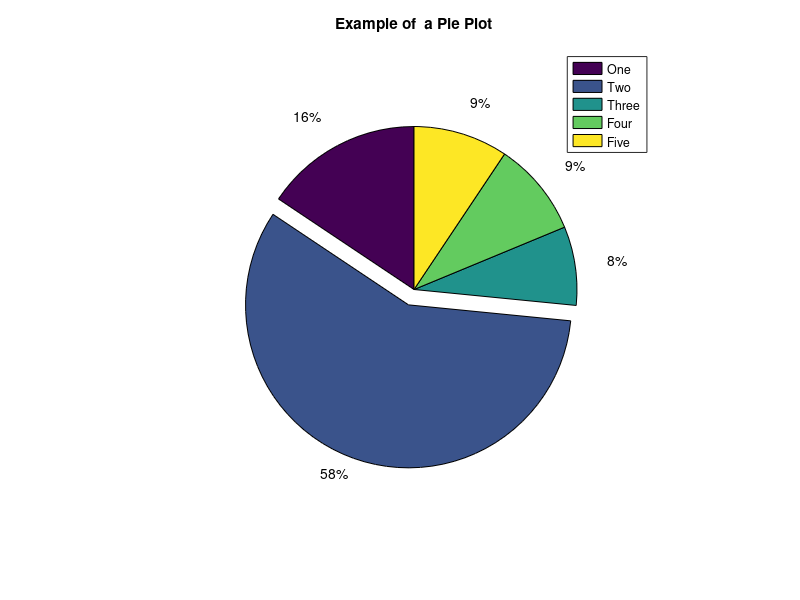

This figure's MATLAB source:
%
% Script file: Different_graphics.m
%
%Purpose:
% To draw different graphics
%  1. Neddle figure
%  2. pie figure
% 
%Record of revisions:
%Date           Programmer          Description of change
%=====          ==============      ===========================
%23-May-2018                        Original
% 
%Define variables:
%data     --Input data array


% Neddle figure
x= [1 2 3 4 5 6];
y=[ 2 6 8 7 8 5];
stem(x,y);
title('\bfExample of a Stem Plot');
xlabel('\bf\itx');
ylabel('\bf\ity');
axis([0 7 0 10]);

% pie figure
data =[10 37  5 6  6];
explode = [0 1 0 0 0];
pie(data,explode);
title('\bfExample of  a Pie Plot');
legend('One ', 'Two','Three','Four','Five');
